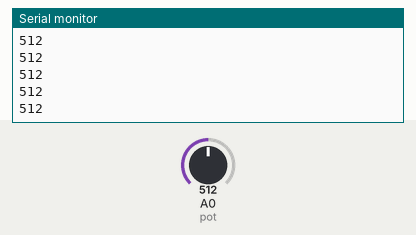
Bench run of a sketch on a simulated Arduino Uno, built with avr-gcc and run on an emulated ATmega328P. Parts: the last lines printed to the serial monitor. The test bench sets the inputs (shaded band); at power-on: A0 (pot) = 512.

Above: at 1.2 s.
1.3 s: A0 (pot) set to 716
At 1.47 s:
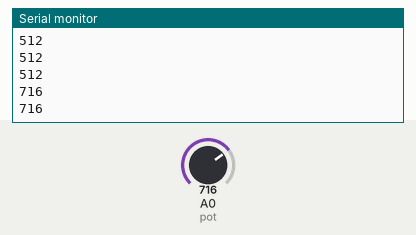
2.8 s: A0 (pot) set to 900
At 2.83 s:
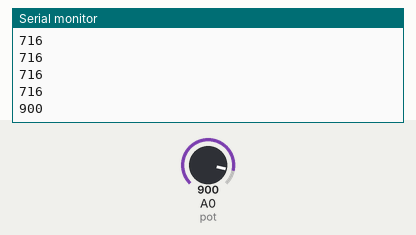
Timing chart, 0 to 5.8 s (numbered marks = the images above; inputs shaded):
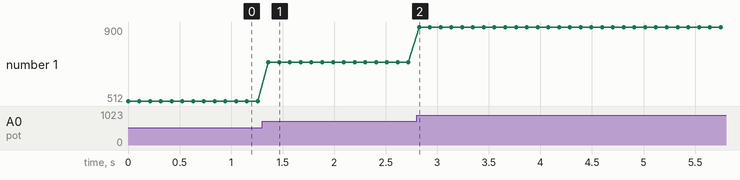

Measured:
- after the input at 1.3 s, the serial monitor: prints a new line after 0.06 s (image 1)
- after the input at 2.8 s, the serial monitor: prints a new line at once (image 2)
- plotted number 1: 512 → 716 after the input at 1.3 s, 716 → 900 after the input at 2.8 s

The sketch:

Prog_Ejercicio_3_Mediana.ino
```cpp
int pot = A0;
int tamMuestra = 29;

void setup() {
  Serial.begin(9600);
}

int mediana, i, j, aux;
void loop() {

  int datos[tamMuestra];

  for (i = 0; i < tamMuestra; i++) {
    datos[i] = analogRead(pot);
  }
  // ordenamiendo de datos para obtener mediana usando met: Burbuja

  for (i = 0; i < tamMuestra; i++) {
    for (j = 0; j < tamMuestra; j++) {
      if (datos[j + 1] < datos[i]) {
        aux = datos[j + 1];
        datos[j + 1] = datos[i];
        datos[i] = aux;
      }
    }
  }

  mediana = datos[tamMuestra / 2];

  Serial.println(mediana);
  delay(100);
}
```
